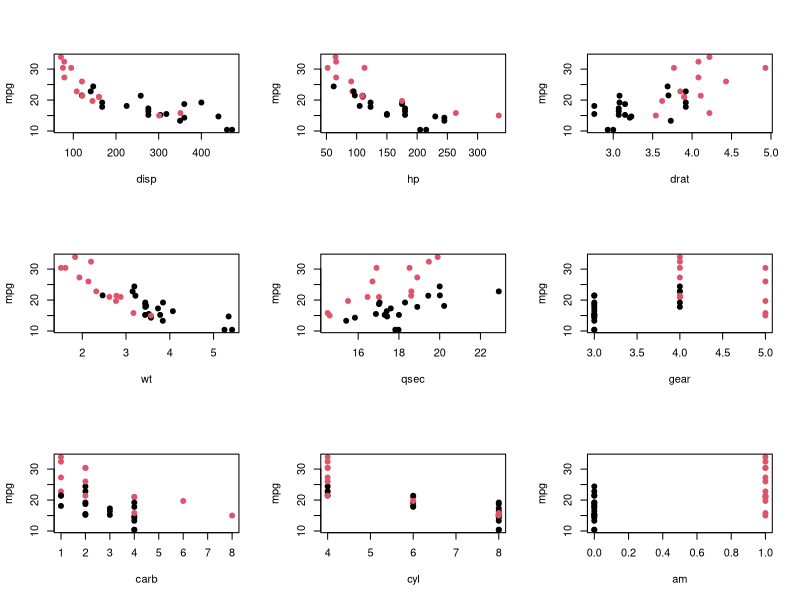
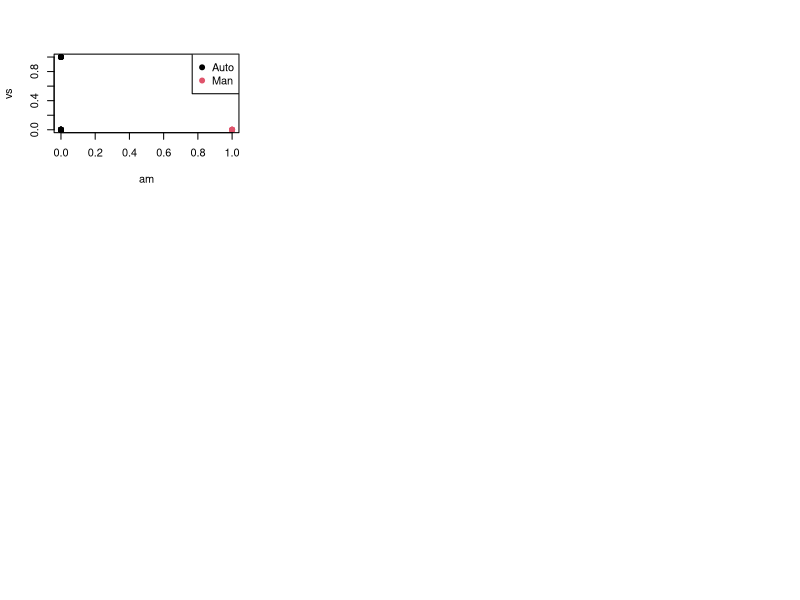
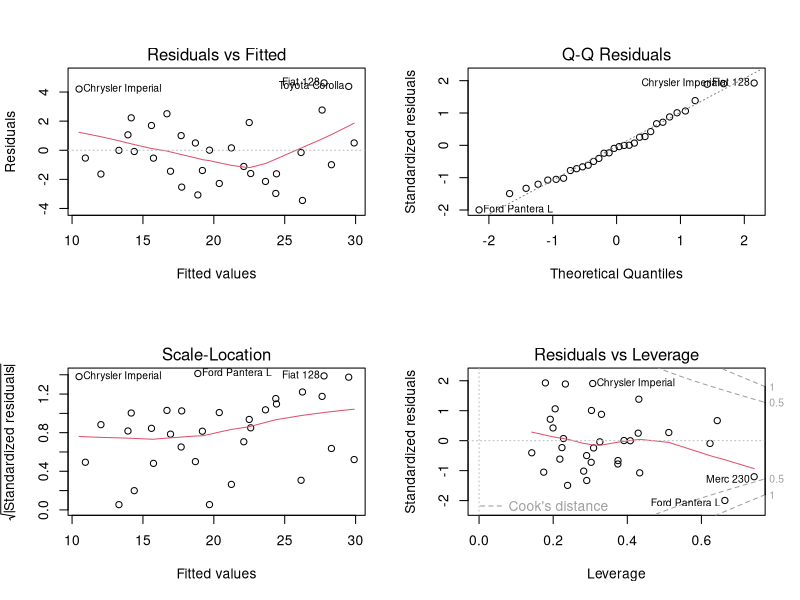

Reproduce these figures in R, in order.
library(dplyr)
library(ggplot2)

data(mtcars)

# “Is an automatic or manual transmission better for MPG”
# "Quantify the MPG difference between automatic and manual transmissions"

# am - transmission: 0= automatic, 1= manual

# Did the student interpret the coefficients correctly?

# Did the student do some exploratory data analyses?

# Did the student fit multiple models and detail their strategy for model selection?

# Did the student answer the questions of interest or detail why the question(s) is (are) not answerable?

# Did the student do a residual plot and some diagnostics?

# Did the student quantify the uncertainty in their conclusions and/or perform an inference correctly?

# Was the report brief (about 2 pages long) for the main body of the report and no longer than 5 with supporting appendix of figures?


# charts of few measurements (non factors) against mpg
par(mfrow=c(3,3))
with(mtcars, plot(disp, mpg, pch=19, col=am+1))
with(mtcars, plot(hp, mpg, pch=19, col=am+1)) # good
with(mtcars, plot(drat, mpg, pch=19, col=am+1))
with(mtcars, plot(wt, mpg, pch=19, col=am+1))
with(mtcars, plot(qsec, mpg, pch=19, col=am+1)) # good

with(mtcars, plot(gear, mpg, pch=19, col=am+1))
with(mtcars, plot(carb, mpg, pch=19, col=am+1))
with(mtcars, plot(cyl, mpg, pch=19, col=am+1))

with(mtcars, plot(am, mpg, pch=19, col=am+1))

with(mtcars, plot(am, vs, pch=19, col=am+1))

legend("topright", pch = 19, col = c(0,1)+1, legend = c("Auto", "Man"))


# didn't get this chart yet...
par(mfrow=c(2,2)) 
fit<-lm(mpg ~ .,data=mtcars);plot(fit)

library(car)
vif(fit)

# coparision of measurements with highest t-value
fit_hp <- lm(mpg ~ hp, data=mtcars)
fit2_hp <- lm(mpg ~ hp + am, data=mtcars)
anova(fit_hp, fit2_hp) # good

fit_qsec <- lm(mpg ~ qsec, data=mtcars)
fit2_qsec <- lm(mpg ~ qsec + am, data=mtcars)
anova(fit_qsec, fit2_qsec) # good

fit_qsec_hp <- lm(mpg ~ qsec + hp + am, data=mtcars )

anova(fit_qsec, fit2_qsec, fit_qsec_hp)

fit_qsec_hp2 <- lm(mpg ~ qsec * hp + am, data=mtcars)

anova(fit_qsec, fit2_qsec, fit_qsec_hp, fit_qsec_hp2)

mpg0 <- mtcars[mtcars$am==0, "mpg"]
mpg1 <- mtcars[mtcars$am==1, "mpg"]

mean(mpg0)
sd(mpg0)/sqrt(length(mpg0))

mean(mpg1)
sd(mpg1)/sqrt(length(mpg1))

t.test(mpg0, mpg1, paired=F)

fit_wt <- lm(mpg ~ wt, data=mtcars)
fit2_wt <- lm(mpg ~ wt + factor(am), data=mtcars)
anova(fit_wt, fit2_wt)$Pr[2]

###--

# gear not included - not data covering both am = 0 and 1 for 3 and 5 gears
# vs - not included 

vars <- c("cyl", "disp", "hp", "drat", "wt", "qsec", "gear", "carb" )
for (v in vars) {
    a<-anova(lm(as.formula(paste("mpg ", v, sep="~")), data=mtcars),
             lm(as.formula(paste("mpg ~ factor(am) ", v, sep="+")), data=mtcars))
    if (a$Pr[2] < 0.05) {
        print(v); print(a$Pr[2])
    }
}


vars <- c("cyl", "disp", "hp", "drat", "wt", "qsec", "gear", "carb" )
for (v in vars) {
    a<-anova(lm(as.formula(paste("mpg ", v, sep="~")), data=mtcars),
             lm(as.formula(paste("mpg ~ factor(am) ", v, sep=":")), data=mtcars))
    if (a$Pr[2] < 0.05) {
        #print(v); print(a$Pr[2])
        print(a)
    }
}
